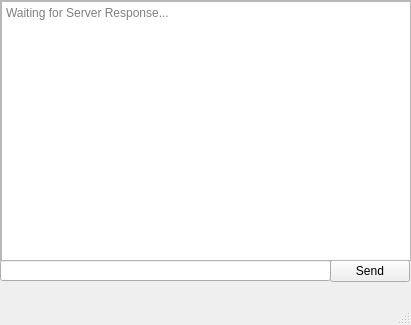
<?xml version="1.0" encoding="UTF-8"?>
<ui version="4.0">
 <class>ChatClient</class>
 <widget class="QMainWindow" name="ChatClient">
  <property name="geometry">
   <rect>
    <x>0</x>
    <y>0</y>
    <width>411</width>
    <height>325</height>
   </rect>
  </property>
  <property name="windowTitle">
   <string>ChatClient</string>
  </property>
  <widget class="QWidget" name="centralWidget">
   <widget class="QLineEdit" name="lineEdit">
    <property name="geometry">
     <rect>
      <x>0</x>
      <y>260</y>
      <width>331</width>
      <height>21</height>
     </rect>
    </property>
    <property name="text">
     <string/>
    </property>
   </widget>
   <widget class="QPushButton" name="pushButton">
    <property name="geometry">
     <rect>
      <x>330</x>
      <y>260</y>
      <width>80</width>
      <height>22</height>
     </rect>
    </property>
    <property name="text">
     <string>Send</string>
    </property>
    <property name="autoRepeat">
     <bool>false</bool>
    </property>
   </widget>
   <widget class="QScrollArea" name="scrollArea">
    <property name="geometry">
     <rect>
      <x>0</x>
      <y>0</y>
      <width>411</width>
      <height>261</height>
     </rect>
    </property>
    <property name="widgetResizable">
     <bool>true</bool>
    </property>
    <widget class="QWidget" name="scrollAreaWidgetContents">
     <property name="geometry">
      <rect>
       <x>0</x>
       <y>0</y>
       <width>409</width>
       <height>259</height>
      </rect>
     </property>
     <widget class="QPlainTextEdit" name="plainTextEdit">
      <property name="geometry">
       <rect>
        <x>0</x>
        <y>0</y>
        <width>411</width>
        <height>261</height>
       </rect>
      </property>
      <property name="readOnly">
       <bool>true</bool>
      </property>
      <property name="placeholderText">
       <string>Waiting for Server Response...</string>
      </property>
     </widget>
    </widget>
   </widget>
  </widget>
  <widget class="QMenuBar" name="menuBar">
   <property name="geometry">
    <rect>
     <x>0</x>
     <y>0</y>
     <width>411</width>
     <height>19</height>
    </rect>
   </property>
  </widget>
  <widget class="QStatusBar" name="statusBar"/>
 </widget>
 <layoutdefault spacing="6" margin="11"/>
 <resources/>
 <connections/>
</ui>
